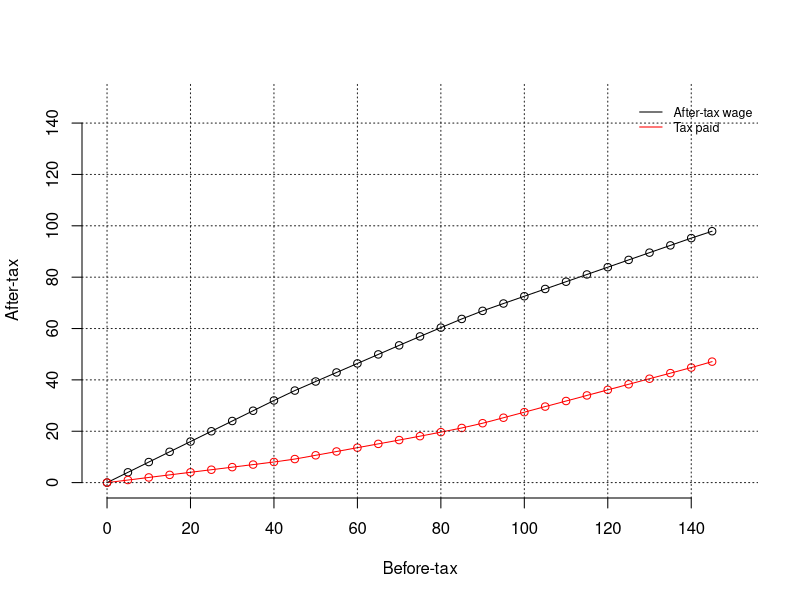

The R source for this figure:
#
# MIT License
# 
# Copyright (c) 2017 ab5trakkt
# 
# Permission is hereby granted, free of charge, to any person obtaining a copy
# of this software and associated documentation files (the "Software"), to deal
# in the Software without restriction, including without limitation the rights
# to use, copy, modify, merge, publish, distribute, sublicense, and/or sell
# copies of the Software, and to permit persons to whom the Software is
# furnished to do so, subject to the following conditions:
# 
# The above copyright notice and this permission notice shall be included in all
# copies or substantial portions of the Software.
# 
# THE SOFTWARE IS PROVIDED "AS IS", WITHOUT WARRANTY OF ANY KIND, EXPRESS OR
# IMPLIED, INCLUDING BUT NOT LIMITED TO THE WARRANTIES OF MERCHANTABILITY,
# FITNESS FOR A PARTICULAR PURPOSE AND NONINFRINGEMENT. IN NO EVENT SHALL THE
# AUTHORS OR COPYRIGHT HOLDERS BE LIABLE FOR ANY CLAIM, DAMAGES OR OTHER
# LIABILITY, WHETHER IN AN ACTION OF CONTRACT, TORT OR OTHERWISE, ARISING FROM,
# OUT OF OR IN CONNECTION WITH THE SOFTWARE OR THE USE OR OTHER DEALINGS IN THE
# SOFTWARE.
#

WAGE_MAX=150

bracket <- function(w)
{
    t <- 0
    x <- w
    
    # Ontario + Canada cumulative brackets
    tbl <- data.frame(
        L = c(220000, 200000, 150000, 140388, 90563, 86176, 83075, 73145, 45282, 41536, 0),
        R = c(0.5353, 0.5197, 0.4797, 0.4641, 0.4341, 0.3791, 0.3389, 0.3148, 0.2965, 0.2415, 0.2005))

    for (i in seq(1, length(tbl$L)))
    {
        l <- tbl$L[i]
        r <- tbl$R[i]
        if (x > l)
        {
            t <- t + (x-l)*r
            x <- l
        }
    }
    return(t/w)
}

wage_before <- seq(1,WAGE_MAX*1000, by=5000)
wage_after <- c()
tax_paid <- c()
for (X in wage_before)
{
    wage_after <- c(wage_after, X*(1.0-bracket(X))/1000)
    tax_paid <- c(tax_paid, X*(bracket(X)/1000))
}

plot(wage_before/1000, xlim=c(0,WAGE_MAX), ylim=c(0,WAGE_MAX), type='n', axes=FALSE, xlab="Before-tax", ylab="After-tax")
lines(wage_before/1000, wage_after, type='o')
lines(wage_before/1000, tax_paid, type='o', col="#ff0000")
legend('topright', c("After-tax wage", "Tax paid"), title="", lty=1, col=c("#000000", "#ff0000"), bty='n', cex=.75)

ticks = seq(0,WAGE_MAX,by=20)

tbl <- data.frame(x=wage_before/1000, y=wage_after, z=tax_paid, r=tax_paid/wage_before*1000)
tbl

axis(side = 1, at = ticks)
axis(side = 2, at = ticks)
abline(h=ticks, v=ticks, col="#222222", lty=3)

#w <- 40000
#c(w, w*bracket(w), w*(1.0-bracket(w)))
#w <- 60000
#c(w, w*bracket(w), w*(1.0-bracket(w)))
#w <- 80000
#c(w, w*bracket(w), w*(1.0-bracket(w)))
